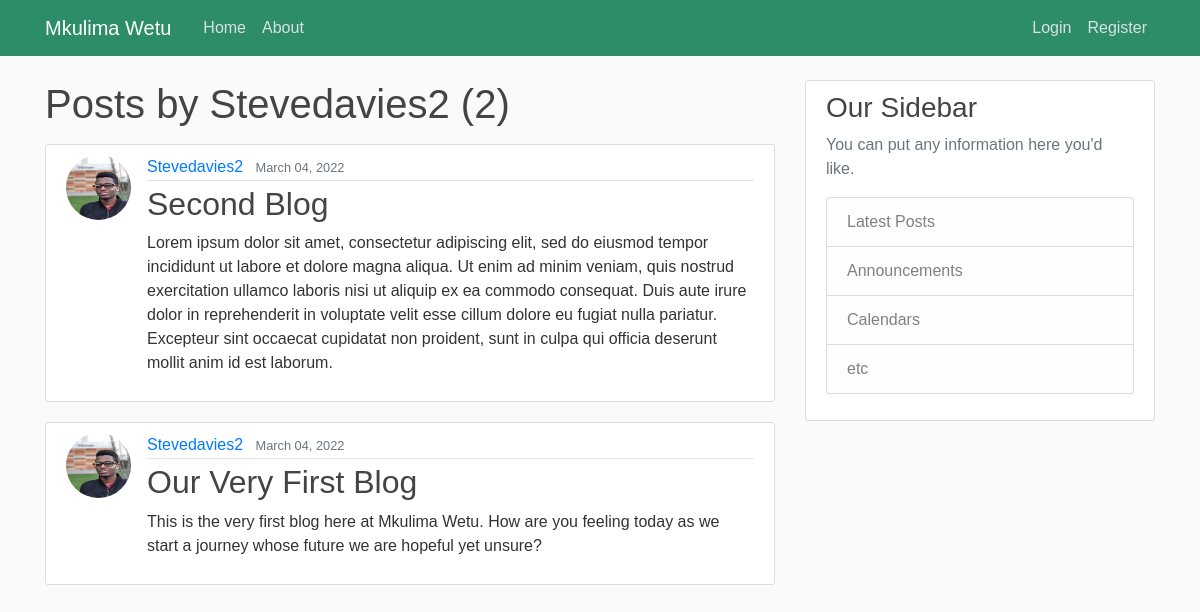
The page /user/Stevedavies2 on the database its author committed.
### blog/models.py (models this page shows, shortened)
class Post(models.Model):
    title = models.CharField(max_length=100)
    content = models.TextField()
    date_posted = models.DateTimeField(default=timezone.now)
    author = models.ForeignKey(User, on_delete=models.CASCADE)

### users/models.py (models this page shows, shortened)
class Profile(models.Model):
    user = models.OneToOneField(User, on_delete=models.CASCADE)
    image = models.ImageField(default='default.jpg', upload_to='profile_pics')
    bio = models.TextField(max_length=150, null=True) #important so that someone can start empty

### blog/views.py (the view)
# urls.py: path('user/<str:username>', UserPostListView.as_view(), name='user-posts'),
class UserPostListView(ListView):
    model = Post
    template_name = 'blog/user_posts.html'  # <app>/<model>_<viewtype>.html
    context_object_name = 'posts'
    paginate_by = 5
    def get_queryset(self):
        user = get_object_or_404(User, username=self.kwargs.get('username'))
        return Post.objects.filter(author=user).order_by('-date_posted')

### blog/templates/blog/user_posts.html (shortened to what this page needs)
{% extends "blog/base.html" %}
{% block content %}
    <h1 class="mb-3">Posts by {{ view.kwargs.username }} ({{ page_obj.paginator.count }})</h1>
    {% for post in posts %}
        <article class="media content-section">
          <img class="rounded-circle article-img" src="{{ post.author.profile.image.url }}">
          <div class="media-body">
            <div class="article-metadata">
              <a class="mr-2" href="{% url 'user-posts' post.author.username %}">{{ post.author }}</a>
              <small class="text-muted">{{ post.date_posted|date:"F d, Y" }}</small>
            </div>
            <h2><a class="article-title" href="{% url 'post-detail' post.id %}">{{ post.title }}</a></h2>
            <p class="article-content">{{ post.content }}</p>
          </div>
        </article>
    {% endfor %}
{% endblock content %}

### blog/static/blog/main.css (style rules this page uses)
body { background: #fafafa; color: #333333; margin-top: 5rem; font-family: Helvetica,Arial,sans-serif; }
h1, h2, h3, h4, h5, h6 { color: #444444; }
.content-section { background: #ffffff; padding: 10px 20px; border: 1px solid #dddddd; border-radius: 3px; margin-bottom: 20px; }
.article-title { color: #444444; }
.article-content { white-space: pre-line; }
.article-img { height: 65px; width: 65px; margin-right: 16px; }
.article-metadata { padding-bottom: 1px; margin-bottom: 4px; border-bottom: 1px solid #e3e3e3 }

### rows shown on the page
Post: author.profile.image (picture), author "Stevedavies2", date_posted "March 04, 2022", title "Second Blog", content "Lorem ipsum dolor sit amet, consectetur adipiscing elit, sed do eiusmod tempor incididunt ut labore et dolore magna aliqua. Ut enim ad minim veniam, quis nostrud exercitation ullamco laboris nisi ut aliquip ex ea commodo consequat. Duis aute irure dolor in reprehenderit in voluptate velit esse cillum dolore eu fugiat nulla pariatur. Excepteur sint occaecat cupidatat non proident, sunt in culpa qui officia deserunt mollit anim id est laborum."
Post: author.profile.image (picture), author "Stevedavies2", date_posted "March 04, 2022", title "Our Very First Blog", content "This is the very first blog here at Mkulima Wetu. How are you feeling today as we start a journey whose future we are hopeful yet unsure?"

### other values the page prints
{{ view.kwargs.username }} "Stevedavies2"
{{ page_obj.paginator.count }} "2"
